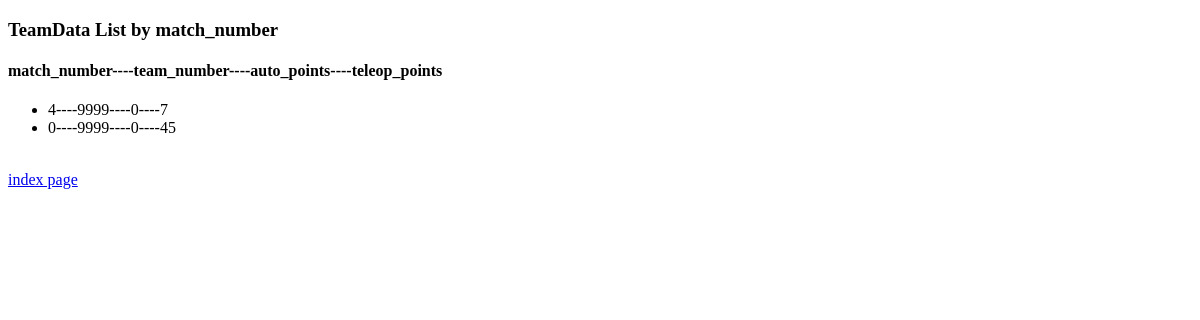
Page /scouting/teamdata_list/ on the earlier database version.
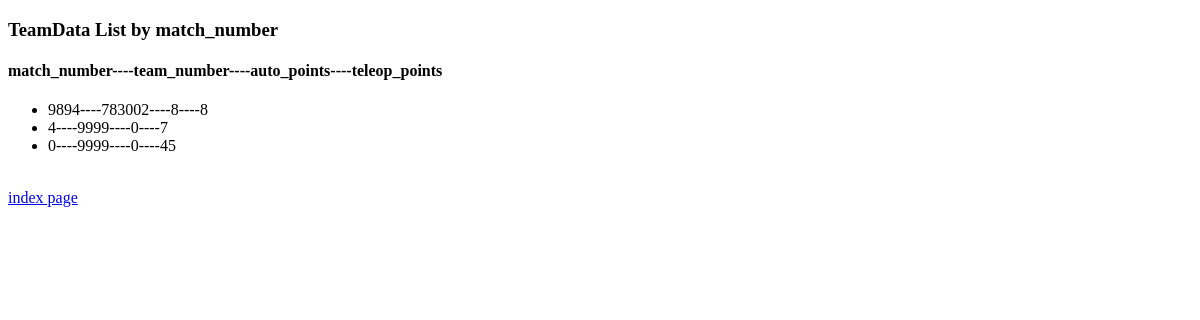
Same page on the later database version.
### scouting/models.py (models this page shows, shortened)
class TeamData(models.Model):
    scouter_name = models.CharField(default="unidentified scouter", max_length=32) #name must be less than 32 characters
    match_number = models.PositiveIntegerField(default=0) #should be made sure to be filled!
    team_number = models.PositiveIntegerField(default=10000001) #stores team's number, MUST BE FILLED IN! if not, it will default to 10000001 (probably won't exist for a while)
    catches = models.PositiveIntegerField(default=0)
    truss = models.PositiveIntegerField(default=0)
    assists = models.PositiveIntegerField(default=0)
    auto_points = models.PositiveIntegerField(default=0)
    teleop_points = models.PositiveIntegerField(default=0)
    total_points = models.PositiveIntegerField(default=0)
    comments = models.TextField(default="No Comments in Entry")

### scouting/views.py (the view)
def teamdata_list(request):
    list_by_match = TeamData.objects.order_by('-match_number')[0:]
    context = {'list_by_match_context':list_by_match}
    return render(request, "scouting/teamdata_list.html", context)

### scouting/templates/scouting/teamdata_list.html
<!DOCTYPE html>
<html>
	<head><title>TeamData List</title></head>
	<body>
		<h3>TeamData List by match_number</h3>
		<h4>match_number----team_number----auto_points----teleop_points</h4>
		{% if list_by_match_context %}
		<ul>
			{% for data in list_by_match_context %}
			<li>{{ data.match_number }}----{{ data.team_number }}----{{ data.auto_points }}----{{ data.teleop_points }}</li>
			{% endfor %}
		</ul><br />
		{% else %}
			<strong> there is no team data, strange. </strong><br />
		{% endif %}
		<a href="/scouting/">index page</a>
	</body>
</html>

Differences in the rows shown:
added TeamData: match_number "9894", team_number "783002", auto_points "8", teleop_points "8"
